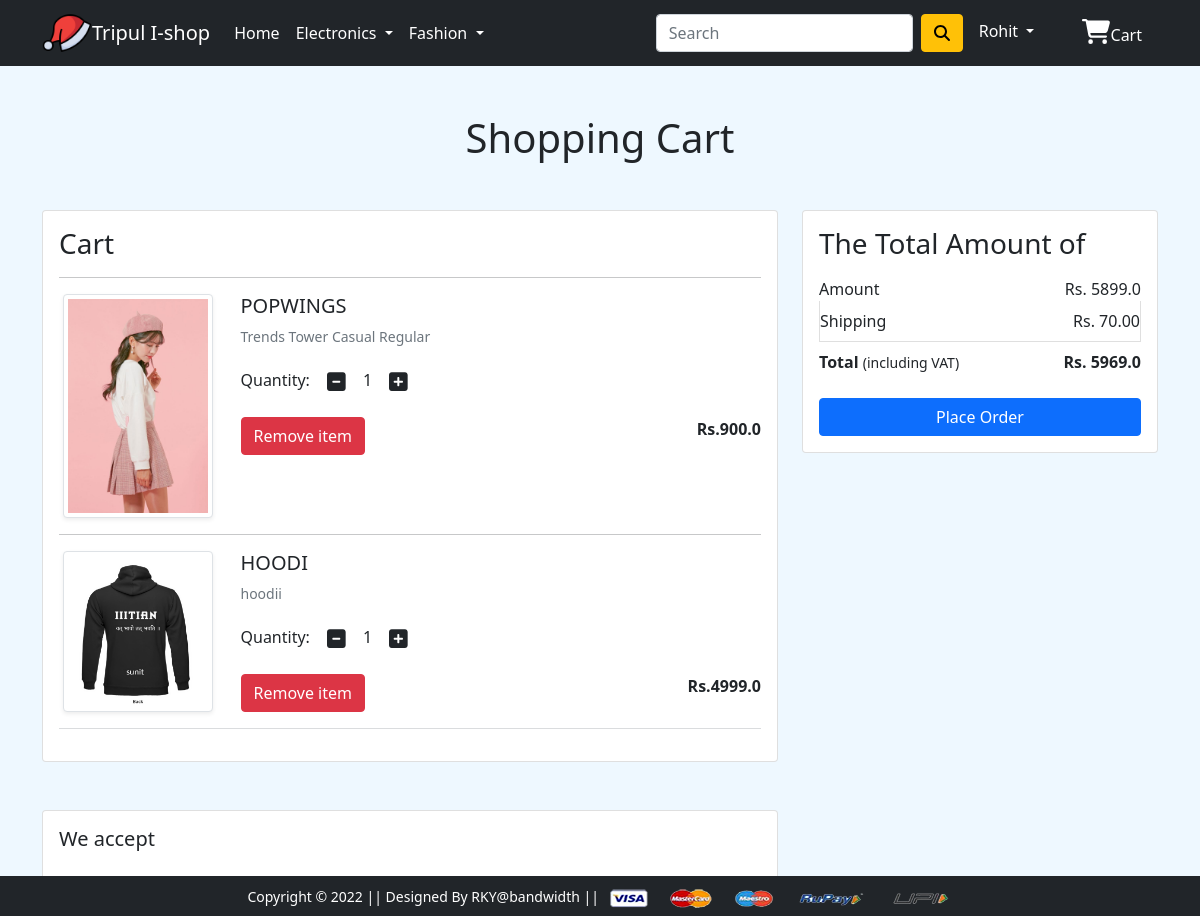
The app's page /cart/ (signed in) with its own data.
### app/models.py (models this page shows, shortened)
class Cart(models.Model):
    user=models.ForeignKey(User,on_delete=models.CASCADE)
    product=models.ForeignKey(Product,on_delete=models.CASCADE)
    quantity =models.PositiveBigIntegerField(default=1)

class Product(models.Model):
    title=models.CharField(max_length=100)
    selling_price=models.FloatField()
    discounted_price=models.FloatField()
    description=models.TextField()
    brand=models.CharField(max_length=100)
    category=models.CharField(choices=CATEGORY_CHOICES,max_length=100)
    product_image =models.ImageField(upload_to='producting')

### app/views.py (the view)
# urls.py: path('cart/',views.show_cart,name='showcart'),
@login_required
def show_cart(request):
    if request.user.is_authenticated:
        user=request.user
        cart=Cart.objects.filter(user=user)
        amount=0.0
        totalamount=0.0
        shipping_amount=70.0
        cart_product=[p for p in Cart.objects.all() if p.user==user]
        if cart_product:
            for p in cart_product:
                tempamount=(p.quantity * p.product.discounted_price)
                amount += tempamount
                totalamount =amount + shipping_amount
        return render(request,'app/addtocart.html',{'carts':cart,'amount':amount,'totalamount':totalamount} )

### app/templates/app/addtocart.html (shortened to what this page needs)
{% extends 'app/base.html' %}
{% load static %}
{% block main-content %}
<div class="container my-5">
 <div class="row">
  <h1 class="text-center mb-5">Shopping Cart</h1>
  <div class="col-sm-8">
  <div class="card">
   <div class="card-body">
    <h3>Cart</h3>
    {% for cart in carts %}
    <hr>
    <div class="row">
     <div class="col-sm-3 text-center align-self-center"><img src="{{cart.product.product_image.url}}" alt="" srcset="" class="img-fluid img-thumbnail shadow-sm" height="150" width="150"> </div>
     <div class="col-sm-9">
      <div>
       <h5>{{cart.product.title}} </h5>
       <p class="mb-2 text-muted small">{{cart.product.description}} </p>
       <div class="my-3">
        <label for="quantity">Quantity:</label>
        <a class="minus-cart btn" pid="{{cart.product.id}} "><i class="fas fa-minus-square fa-lg"></i></a>
          <span id="quantity">{{cart.quantity}} </span>
        <a class="plus-cart btn" pid="{{cart.product.id}}"><i class="fas fa-plus-square fa-lg"></i></a>
       </div>
       <div class="d-flex justify-content-between">
        <a href="{% url 'showcart' %}" class="btn btn-danger btn-secondary mr-3 remove-cart" pid="{{cart.product.id}}"> Remove item  </a>
        <p class="mb-0"><span><strong>Rs.{{cart.product.discounted_price}} </strong></span></p>
       </div>
      </div>
     </div>
    </div>
    {% endfor %}
    <hr class="text-muted">
     </div>
   </div>
  </div>
  <div class="col-sm-4">
   <div class="card">
    <div class="card-body">
      <h3>The Total Amount of</h3>
      <ul class="list-group">
       <li class="list-group-item d-flex justify-content-between align-items-center border-0 px-0 pb-0">Amount<span>Rs. <span id="amount">{{amount}}</span>  </span></li>
       <li class="list-group-item d-flex justify-content-between align-items-center px-0">Shipping<span>Rs. 70.00</span></li>
       <li class="list-group-item d-flex justify-content-between align-items-center border-0 px-0 mb-3">
        <div>
           <strong>Total</strong> <small>(including VAT)</small>
         </div>
         <span><strong>Rs. <strong id="totalamount">{{totalamount}}</strong>  </strong></span>
       </li>
      </ul>
      <div class="d-grid"><a href="{% url 'checkout' %}" class="btn btn-primary">Place Order</a></div>
    </div>
   </div>
  </div>
 </div>
</div>
<div class="container">
 <div class="row">
  <div class="col-sm-8">
   <div class="card">
    <div class="card-body">
      <h5 class="mb-4">We accept</h5>
    </div>
  </div>
  </div>
 </div>
</div>
{% endblock main-content %}

### app/templates/app/base.html (shortened to what this page needs)
<!doctype html>
{% load static %}
<html lang="en">
  <head>
    <link href="https://cdn.jsdelivr.net/npm/bootstrap@5.0.0-beta1/dist/css/bootstrap.min.css" rel="stylesheet">
    <link rel="stylesheet" href="{% static 'app/css/owl.carousel.min.css' %}">
    <link rel="stylesheet" href="{% static 'app/css/all.min.css' %}">
    <link rel="stylesheet" href="{% static 'app/css/style.css' %}">
<link rel="stylesheet" href="{% static 'app\css\styles.css' %} ">
<link rel="stylesheet" href="{% static 'app\css\lightslider.css' %} ">
  </head>
  <body>
    <nav class="navbar navbar-expand-lg navbar-dark bg-dark">
     <div class="container">
      <img src="{% static 'app\images\hat - Copy.png' %} "  alt="" height='50px' width="50px">
         <a class="navbar-brand" href="/"> Tripul I-shop</a>
       <div class="collapse navbar-collapse" id="navbarSupportedContent">
         <ul class="navbar-nav me-auto mb-2 mb-lg-0">
           <li class="nav-item">
             <a class="nav-link active" aria-current="page" href="/">Home</a>
           </li>
           <li class="nav-item dropdown">
             <a class="nav-link dropdown-toggle text-white" href="#" id="electronicsDropdown" role="button" data-bs-toggle="dropdown" aria-expanded="false">
               Electronics
             </a>
           </li>
           <li class="nav-item dropdown">
             <a class="nav-link dropdown-toggle text-white" href="#" id="fashionDropdown" role="button" data-bs-toggle="dropdown" aria-expanded="false">
               Fashion
             </a>
           </li>
         </ul>
         <form class="d-flex">
           <input class="form-control me-2" type="search" placeholder="Search" aria-label="Search">
          <button class="btn btn-warning " type="submit"><i class="fa fa-search" aria-hidden="true"></i></button>
         </form>
         <div>
          <ul class="navbar-nav me-auto mb-2 mb-lg-0">
            {% if request.user.is_authenticated%}
           <li class="nav-item dropdown mx-2">
              <a class="nav-link dropdown-toggle text-white" href="#" id="profileDropdown" role="button" data-bs-toggle="dropdown" aria-expanded="false">
                {{request.user.username|capfirst}}
              </a>
            </li>
            <li class="nav-item mx-2">
              <a href="{% url 'showcart' %}" class="nav-link text-white "><i class="fas fa-shopping-cart" style='font-size:25px;color:white'></i>Cart </a>
            </li>
          {% endif %}
          </ul>
         </div>
       </div>
     </div>
    </nav>
    {% block main-content %} {% endblock main-content %}
    <footer class="container-fluid bg-dark text-center p-2 mt-5 fixed-bottom">
        <small class="text-white">Copyright &copy; 2022 || Designed By RKY@bandwidth || </small>
        <img src="{% static 'app\images\payment.png' %}" alt="" srcset="" class="img-fluid" height="2px">
    </footer>
  </body>
</html>

### app/static/app/css/styles.css (style rules this page uses)
body { margin:0px; padding: 0px; background-color:#eef8ff; }
a { text-decoration:none; }

### records on screen
Cart: product.product_image (picture), product "POPWINGS", product.description "Trends Tower Casual Regular", quantity "1", product.discounted_price "900.0"
Cart: product.product_image (picture), product "HOODI", product.description "hoodii", quantity "1", product.discounted_price "4999.0"

### other values on screen
{{ request.user.username|capfirst }} "Rohit"
{{ amount }} "5899.0"
{{ totalamount }} "5969.0"
